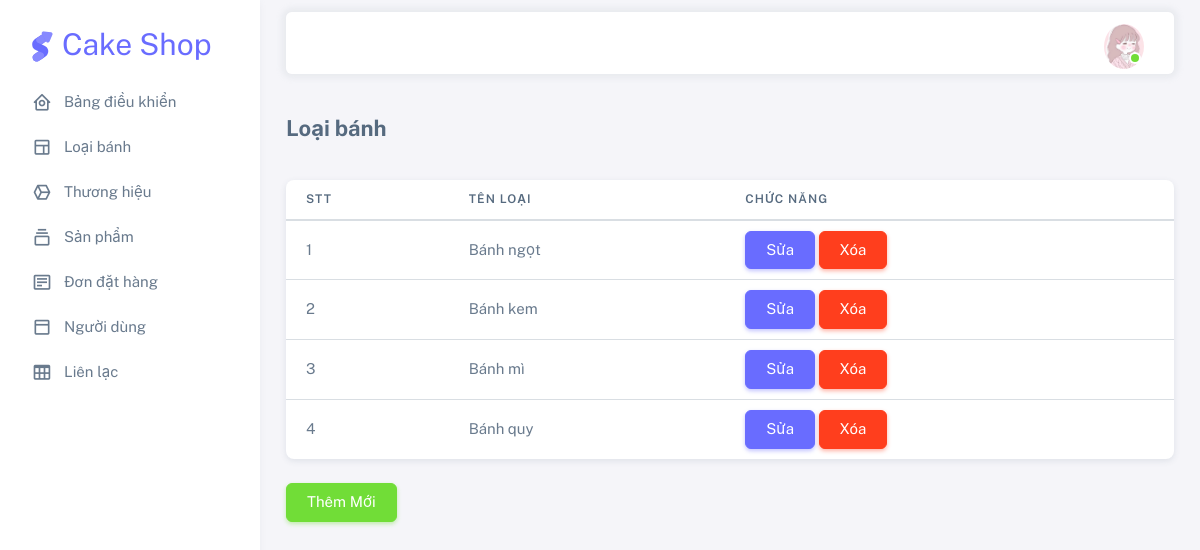
/admin/html/category_list.php (signed in), run on the app's committed database.
### tables this page shows
CREATE TABLE `category` (
  `CategoryId` int(11) NOT NULL,
  `CategoryName` varchar(255) NOT NULL,
  `status` int(1) NOT NULL DEFAULT 1
);

### admin/html/category_list.php (the view, shortened to what this page needs)
<?php
include($_SERVER["DOCUMENT_ROOT"] . '/admin/inc/header.php');
include($_SERVER['DOCUMENT_ROOT'] . "/admin/inc/navbar.php");
include($_SERVER['DOCUMENT_ROOT'] . "/database/connect.php");
$limit = 5;
$cr_page = (isset($_GET['page']) ? $_GET['page'] : 1);
$start = ($cr_page - 1) * $limit;
$query2 = "SELECT * FROM Category where Status = 1 LIMIT $start,$limit";
$Category = mysqli_query($conn, $query2);
?>
<div class="layout-page">
  <nav class="layout-navbar container-xxl navbar navbar-expand-xl navbar-detached align-items-center bg-navbar-theme" id="layout-navbar">
    <div class="navbar-nav-right d-flex align-items-center" id="navbar-collapse">
      <ul class="navbar-nav flex-row align-items-center ms-auto">
        <li class="nav-item navbar-dropdown dropdown-user dropdown">
          <a class="nav-link dropdown-toggle hide-arrow" href="javascript:void(0);" data-bs-toggle="dropdown">
            <div class="avatar avatar-online">
              <img src="../assets/img/avatars/111.png" alt class="w-px-40 h-auto rounded-circle" />
            </div>
          </a>
        </li>
      </ul>
    </div>
  </nav>
  <div class="content-wrapper">
    <div class="container-xxl flex-grow-1 container-p-y">
      <h4 class="fw-bold py-3 mb-4">Loại bánh</h4>
      <div class="card">
        <div class="table-responsive text-nowrap">
          <table class="table">
            <thead>
              <tr>
                <th>STT</th>
                <th>Tên Loại</th>
                <th>Chức năng</th>
              </tr>
            </thead>
            <tbody class="table-border-bottom-0">
              <?php
              foreach ($Category as $key => $value) : ?>
                <tr>
                  <td><?php echo $key + 1 ?></td>
                  <td><?php echo $value['CategoryName'] ?></td>
                  <td>
                    <button type="button" class="btn btn-primary">
                      <a style="color: white" ; href="category_update.php?id=<?php echo $value['CategoryId'] ?>">Sửa</a>
                    </button>
                    <button type="button" class="btn btn-danger">
                      <a style="color: white" ; href="category_delete.php?id=<?php echo $value['CategoryId'] ?>" onclick="return confirm('Bạn có chắc chắn xóa ?')">Xóa</a>
                    </button>
                  </td>
                </tr>
              <?php endforeach; ?>
            </tbody>
          </table>
        </div>
      </div>
      <div class="mt-4">
        <button type="button" class="btn btn-success">
          <a style="color: white" ; href="category_add.php">Thêm Mới</a>
        </button>
      </div>
    </div>
  </div>
  <?php
  include($_SERVER["DOCUMENT_ROOT"] . '/admin/inc/footer.php');
  ?>

### data on the page
category: CategoryName "Bánh ngọt"
category: CategoryName "Bánh kem"
category: CategoryName "Bánh mì"
category: CategoryName "Bánh quy"
